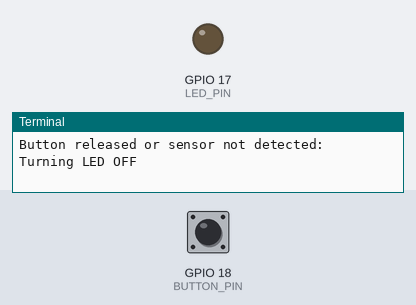
Bench run of a program on a simulated Raspberry Pi (BCM pin numbers). Parts: output pins drawn as LEDs (lit = HIGH), the last lines printed to the terminal. Inputs (shaded band) come from the test bench; at power-on: GPIO 18 (BUTTON_PIN) LOW.

Above: at 1.2 s.
1.3 s: GPIO 18 (BUTTON_PIN) pulled HIGH for 0.15 s
At 1.4 s:
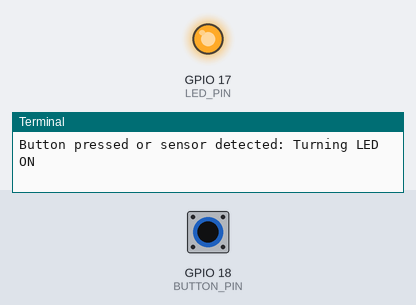
3.0 s: GPIO 18 (BUTTON_PIN) pulled HIGH for 3.2 s
At 7.0 s:
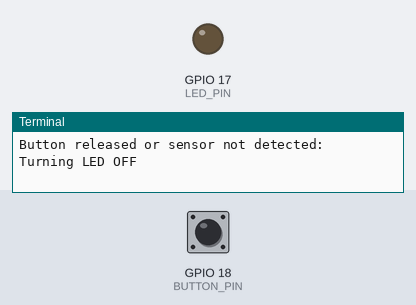
Timing chart, 0 to 8.5 s (numbered marks = the images above; inputs shaded):
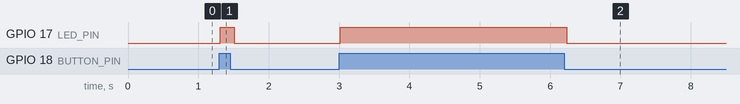

Measured:
- after the input at 1.3 s, GPIO 17 (LED_PIN): LOW → HIGH at once, → LOW 0.20 s later
- after the input at 3.0 s, GPIO 17 (LED_PIN): LOW → HIGH at once, → LOW 3.2 s later

The program:

qn3.py
```python
#raspberry qn 3
import RPi.GPIO as GPIO
import time

# GPIO pins for push button and LED
BUTTON_PIN = 18
LED_PIN = 17

def setup():
    GPIO.setmode(GPIO.BCM)
    GPIO.setup(BUTTON_PIN, GPIO.IN)
    GPIO.setup(LED_PIN, GPIO.OUT)
    GPIO.output(LED_PIN, GPIO.LOW)

def main():
    try:
        setup()
        while True:
            button_state = GPIO.input(BUTTON_PIN)

            # Check if button is pressed or sensor detected
            if button_state == GPIO.HIGH:  # Button pressed or sensor detected
                print("Button pressed or sensor detected: Turning LED ON")
                GPIO.output(LED_PIN, GPIO.HIGH)
            else:  # Button released or sensor not detected
                print("Button released or sensor not detected: Turning LED OFF")
                GPIO.output(LED_PIN, GPIO.LOW)

            time.sleep(0.1)
    except KeyboardInterrupt:
        GPIO.cleanup()

if __name__ == "__main__":
    main()
```
